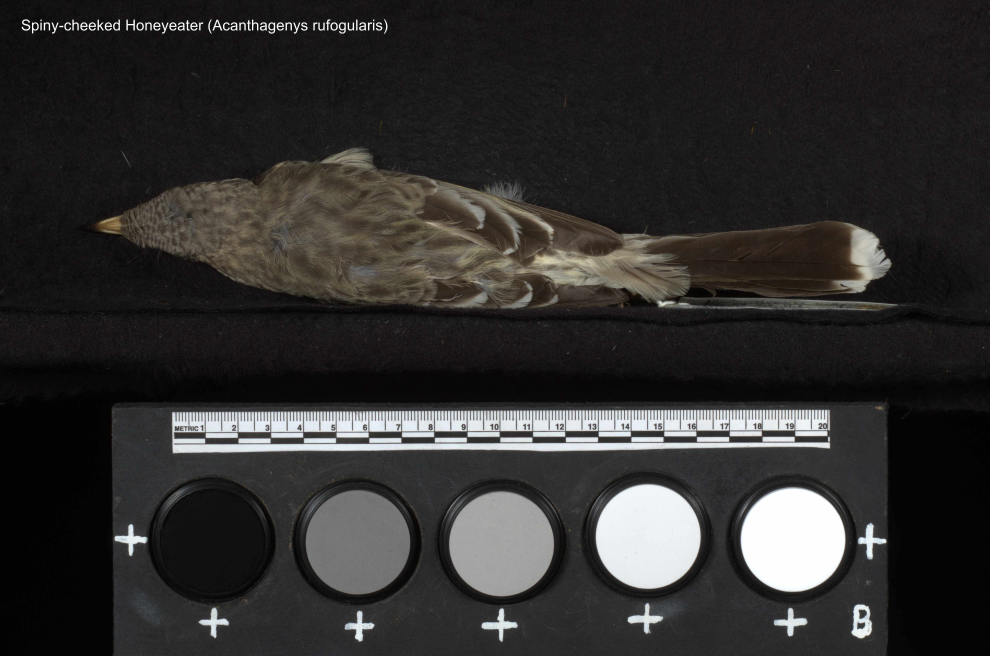
#> input picture segmentation_code/data/img/Acanthagenys_rufogularis_1_M_Back_Vis_Y070374.jpg, 4948 x 3280 px (shown at 1/5 size)
$ jupyter execute --allow-errors classic_segmentation_methods.ipynb   (shell and % lines are left out)
#> lines starting #> are read from the running program, lines starting #| are printed output that depends on the picture; after the words box and inside, x2 and y2 are one past the last pixel; in counts of white or black regions, pixels touching at a corner belong together
[cell 1]
"""
## Purpose of script: Segment and visualise bird specimen images using thresholding, region growing, chan-vese and graph cut.
##
## Author: Yichen He
## Date: 2022/07
## Email: csyichenhe@gmail.com
"""

import pandas as pd
import numpy as np
import os,sys
import re
import cv2
from scipy import stats,ndimage

import matplotlib.pyplot as plt
from skimage.segmentation import morphological_chan_vese

[cell 2]
#### Thresholding with the modal of images ####

# read an example image
img = cv2.imread("data/img/Acanthagenys_rufogularis_1_M_Back_Vis_Y070374.jpg")
#> img is the input picture: shape (3280, 4948, 3); mean B, G, R 46, 47, 48.2
scale=1
height, width = img.shape[:2]
#> height = 3280; width = 4948

## preprocessing- resize, convert to gray scale, gaussian blur the images.
img = cv2.resize(img,(width//scale, height//scale))
img = cv2.cvtColor(img, cv2.COLOR_BGR2GRAY)
#> img: shape (3280, 4948)
img = cv2.GaussianBlur(img,(11,11),cv2.BORDER_REFLECT)


# modal plus 15 offset and apply thresholding
#> (the rest of this cell did not finish here and is left out)

[cell 3]
## Read the point annotation file for region growing, chan-vese and graph cut
df_point = pd.read_csv("data/demo_point_annotations.csv",index_col='file.vis')
#> (reads segmentation_code/data/demo_point_annotations.csv from the repository)

coords_cols = ['crown_x', 'crown_y', 'nape_x','nape_y', 'mantle_x', 'mantle_y', 'rump_x', 'rump_y', 'tail_x','tail_y',
        'throat_x', 'throat_y', 'breast_x', 'breast_y',
 'belly_x','belly_y', 'coverts_x', 'coverts_y', 'flight_feathers_x','flight_feathers_y']

std_cols = ['s02.standard_x', 's02.standard_y', 's20.standard_x', 's20.standard_y','s40.standard_x',
            's40.standard_y', 's80.standard_x', 's80.standard_y','s99.standard_x', 's99.standard_y']

[cell 4]
#### Region growing ####

img_name = "Abeillia_abeillei_1_M_Back_Vis_G199130.jpg"
img = cv2.imread("data/img/" + img_name)
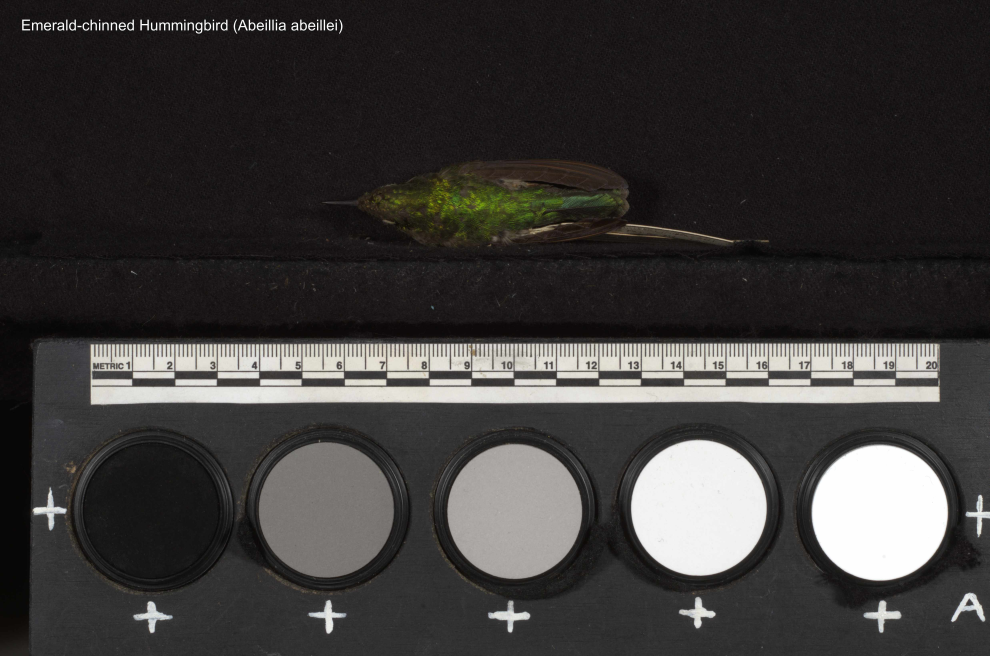
#> input picture segmentation_code/data/img/Abeillia_abeillei_1_M_Back_Vis_G199130.jpg, 4948 x 3280 px (shown at 1/5 size)
#> img is the input picture: shape (3280, 4948, 3); mean B, G, R 57.4, 58.4, 60.7
scale=1

# parameters for region growing
floodflags = 4
floodflags |= cv2.FLOODFILL_MASK_ONLY
floodflags |= cv2.FLOODFILL_FIXED_RANGE

# parameters for region growing upper and lower boundary
lower = 6
upper = 30

height, width = img.shape[:2]


## preprocessing- resize, convert to gray scale, gaussian blur the images.
img = cv2.resize(img,(width//scale, height//scale))
img = cv2.GaussianBlur(img,(5,5),cv2.BORDER_REFLECT)
img = cv2.cvtColor(img, cv2.COLOR_BGR2GRAY)
#> img: shape (3280, 4948)
final_mask = np.zeros((img.shape[0],img.shape[1]),np.uint8)


### place the seeds using the point annotations

# find the row int the point annotation file
row = df_point.loc[img_name,]
for col_x, col_y in zip(coords_cols[::2] , coords_cols[1::2]):
    x = row[col_x]
    y = row[col_y]
    if x !=-1:

        seed_pt = (int(x//scale),int(y//scale))
        mask = np.zeros((img.shape[0]+2,img.shape[1]+2),np.uint8)

        value = img[seed_pt[1] , seed_pt[0]]
        temp_lower = lower
        temp_upper = upper
        # [4 lines of commented-out code are left out]

        a = cv2.floodFill(img, mask, seed_pt, 255, loDiff = temp_lower,
                          upDiff = temp_upper, flags  = floodflags )

        mask = mask[1:-1,1:-1]

        final_mask = np.logical_or(final_mask,mask)
#> this loop made 10 passes
#> value on passes 1 to 5: 59, 43, 116, 70, 54
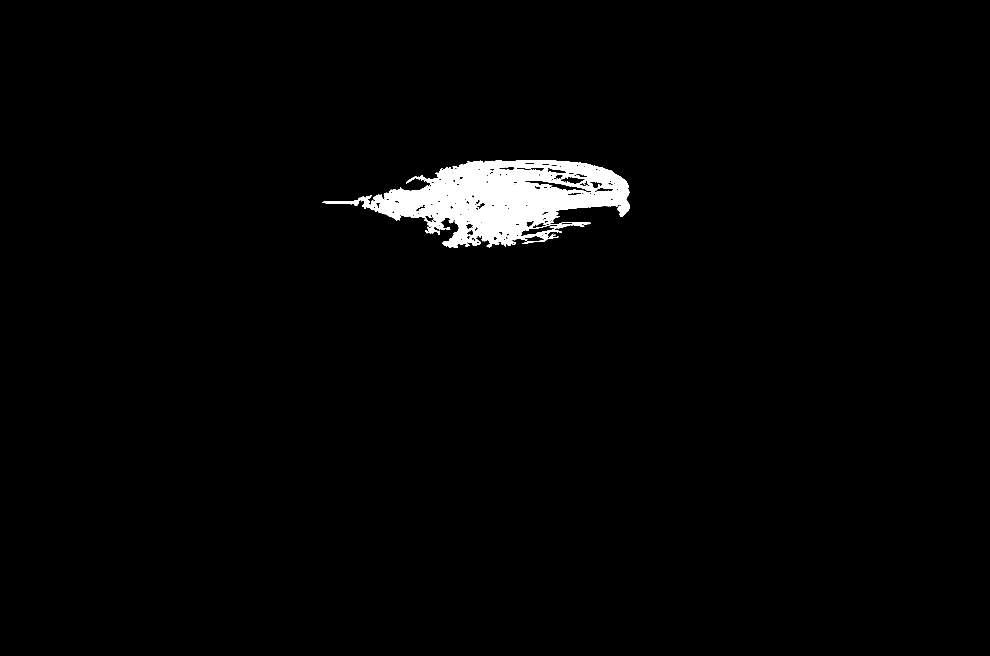
#> final_mask: shape (3280, 4948) bool (shown at 1/5 size); 1.9% white; 1 white region, box (x1, y1, x2, y2) and area: (1611, 801, 3149, 1239) 306115

# post processing
final_mask = ndimage.binary_fill_holes(final_mask)
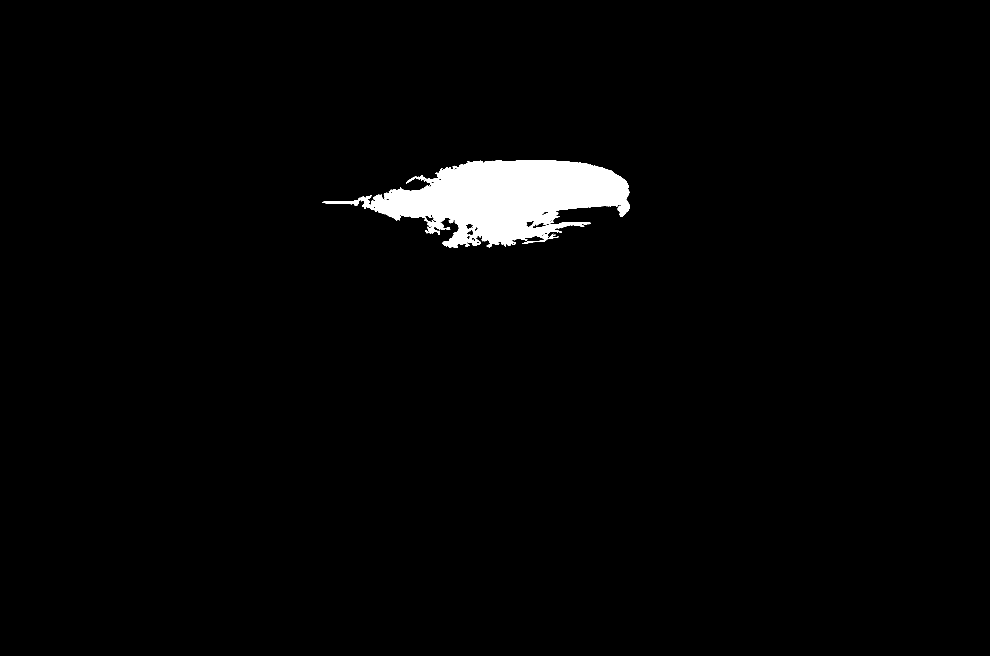
#> final_mask: shape (3280, 4948) bool (shown at 1/5 size); 2.1% white; 1 white region, box (x1, y1, x2, y2) and area: (1611, 801, 3149, 1239) 346205

plt.imshow(final_mask)

[cell 5]

row = df_point.loc[img_name,]
#> (the rest of this cell did not finish here and is left out)

[cell 6]
### Chan vese ####
img_name = "Acanthagenys_rufogularis_1_M_Back_Vis_Y070374.jpg"

img = cv2.imread("data/img/" + img_name)

# pre-processing
scale=10
height, width = img.shape[:2]
img = cv2.resize(img,(width//scale, height//scale))
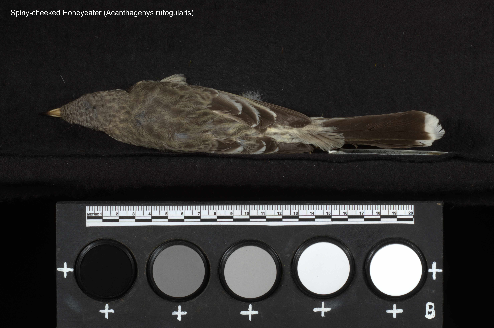
#> img: shape (328, 494, 3); mean B, G, R 46, 47, 48.3
img = cv2.cvtColor(img, cv2.COLOR_BGR2GRAY)
#> img: shape (328, 494)

init = np.zeros((img.shape[0],img.shape[1]),np.uint8)


## use the point coordinates as the initial information for chan-vese
row = df_point.loc[img_name,]
for col_x, col_y in zip(coords_cols[::2] , coords_cols[1::2]):
    x = row[col_x]
    y = row[col_y]

    if x !=-1:


        y_l = int((y-10)//scale)
        y_u = int((y+10)//scale)

        x_l = int((x-10)//scale)
        x_u = int((x+10)//scale)
        init[y_l:y_u , x_l:x_u]=1


# apply chan-vese
mask = morphological_chan_vese(img, iterations=100,init_level_set=init,smoothing=0)
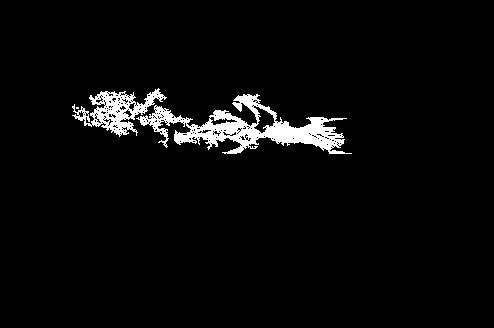
#> mask: shape (328, 494) int8; values 0 (black) and 1 (white), 3.7% white; 3 white regions (1 under 20 px), largest, box (x1, y1, x2, y2) and area: (136, 94, 352, 154) 4340, (72, 88, 167, 137) 1677
# post processing
mask = ndimage.binary_fill_holes(mask)
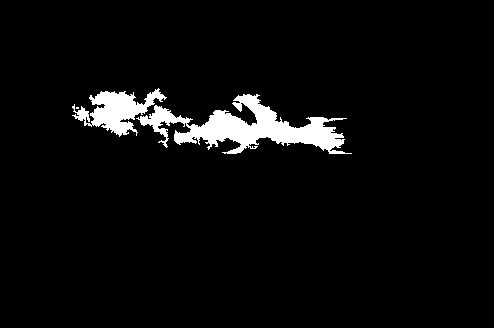
#> mask: shape (328, 494) bool; 4.3% white; 3 white regions (1 under 20 px), largest, box (x1, y1, x2, y2) and area: (136, 94, 352, 154) 4988, (72, 88, 167, 137) 1995


plt.imshow(mask)

[cell 7]
### Graph cut ####

img_name = 'Abeillia_abeillei_1_M_Back_Vis_G199130.jpg'
img = cv2.imread('data/img/' + img_name )
# pre-processing
scale=10
height, width = img.shape[:2]
img = cv2.resize(img,(width//scale, height//scale))
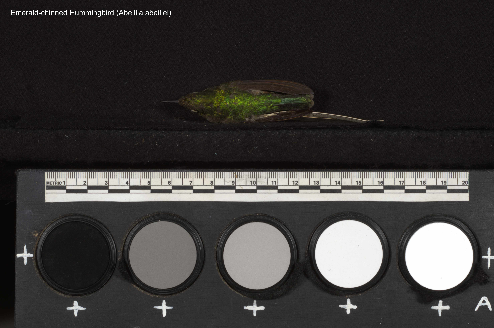
#> img: shape (328, 494, 3); mean B, G, R 57.5, 58.4, 60.7


# init the background and foreground model
bgdModel = np.zeros((1,65),np.float64)
fgdModel = np.zeros((1,65),np.float64)

## init the mask as the input of graph cut (1: foreground. 0 background)
mask = np.zeros(img.shape[:2],np.uint8)
row = df_point.loc[img_name,]
## draw lines between body region points for the foreground
x_list=[]
y_list=[]
for col_x, col_y in zip(coords_cols[::2] , coords_cols[1::2]):
    x = row[col_x]
    y = row[col_y]

    if x !=-1:
        x_list.append(x)
        y_list.append(y)

if len(x_list) == 1:
    y_l = int((y_list[0]-50)//scale)
    y_u = int((y_list[0]+50)//scale)

    x_l = int((x_list[0]-100)//scale)
    x_u = int((x_list[0]+100)//scale)
    final_init[y_l:y_u , x_l:x_u]=1
else:
    for i in range(len(x_list)-1):

        y_1 = int((y_list[i])//scale)
        y_2 = int((y_list[i+1])//scale)

        x_1 = int((x_list[i])//scale)
        x_2 = int((x_list[i+1])//scale)

        cv2.line(mask, (x_1,y_1), (x_2,y_2), 1, 20)
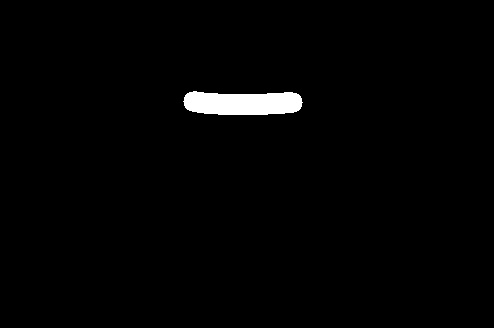
#> mask: shape (328, 494); values 0 (black) and 1 (white), 1.5% white; 1 white region, box (x1, y1, x2, y2) and area: (183, 91, 303, 115) 2400


cv2.grabCut(img,mask,None,bgdModel,fgdModel,5,cv2.GC_INIT_WITH_MASK)

mask2 = np.where((mask==2)|(mask==0),0,1).astype('uint8')
img = img*mask2[:,:,np.newaxis]

plt.imshow(mask2)
